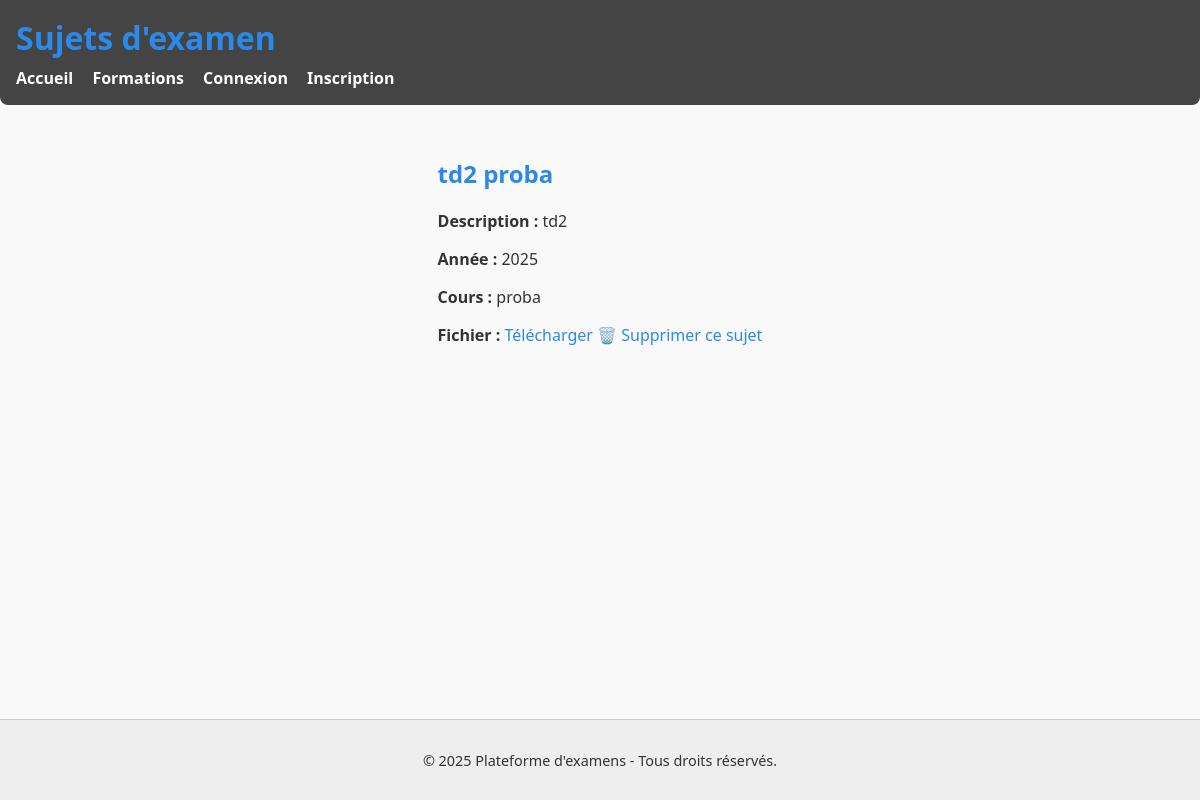
Page /subject/3 on the committed database.
### tables this page shows
CREATE TABLE subject (
            id INTEGER PRIMARY KEY AUTOINCREMENT,
            title TEXT,
            description TEXT,
            year INT,
            course TEXT,
            file_path TEXT,
            formation_id INTEGER
        );

### server.py (the view)
@app.get('/subject/<int:id>')
def subject_detail(id):
    subject = model.get_subject(id)
    if not subject:
        return "Sujet non trouvé", 404
    return render_template('subject_detail.html', subject=subject)

### data_model.py (called while the page is built)
def db_fetch(query, args=(), all=False, db_name=DBFILENAME):
  with sqlite3.connect(db_name) as conn:
    conn.row_factory = sqlite3.Row
    cur = conn.execute(query, args)
    if all:
      res = cur.fetchall()
      if res:
        res = [dict(e) for e in res]
      else:
        res = []
    else:
      res = cur.fetchone()
      if res:
        res = dict(res)
  return res

def get_subject(id):
    return db_fetch("SELECT * FROM subject WHERE id = ?", (id,))

### templates/subject_detail.html (shortened to what this page needs)
{% extends "base.html" %}
{% block content %}
<h2>{{ subject.title }}</h2>
<p><strong>Description :</strong> {{ subject.description }}</p>
<p><strong>Année :</strong> {{ subject.year }}</p>
<p><strong>Cours :</strong> {{ subject.course }}</p>
<p><strong>Fichier :</strong> <a href="{{ url_for('uploaded_file', filename=subject.file_path) }}" target="_blank">Télécharger</a>
<a href="{{ url_for('delete_form', id=subject.id) }}">🗑️ Supprimer ce sujet</a>
{% endblock %}

### static/style.css (style rules this page uses)
html, body { height: 100%; margin: 0; padding: 0; display: flex; flex-direction: column; font-family: 'Segoe UI', sans-serif; background-color: #f9f9f9; color: #333; }
h1, h2 { color: #2c89e8; }
a { color: #2c89e8; text-decoration: none; }

### rows in the picture
subject: title "td2 proba", description "td2", year "2025", course "proba"

### other values in the picture
{{ 2025 }} "2025"
